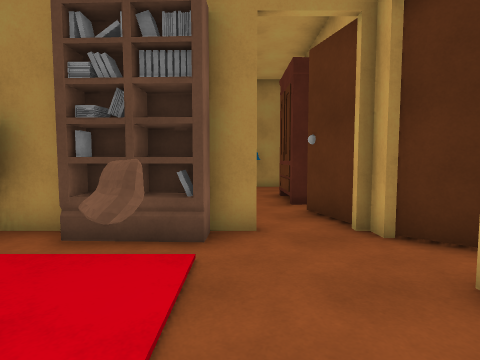
View 1 (above)

21 first-person views from a walk through a 3-D level made in the Unity game engine. The camera is 1.4 m above the floor, tilts 4° down and sees 80° across. The floor is counted in squares, 1 m on a side. Each view is taken from the middle of a square. On the plan, view 1 faces up. The plan holds only what a view shows up to about 14 squares ahead; the rest is blank. The place goes on beyond the plan. Some animated figures are left out. Door leaves are left out, so doorways stand open. Some surface patterns are stand-ins.

View 2
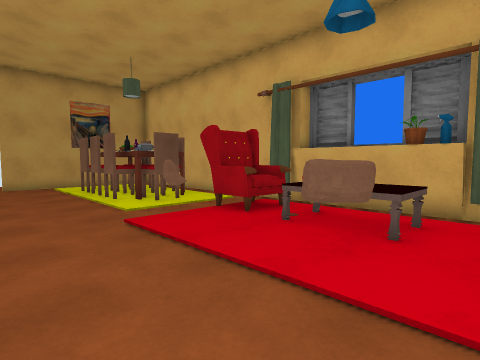

View 3
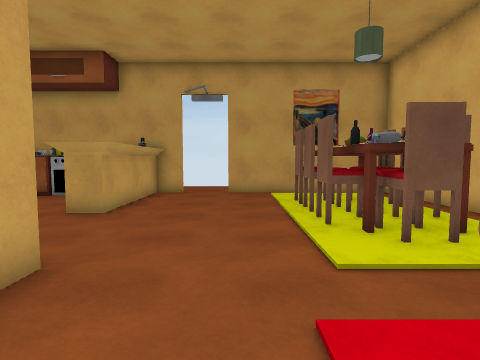

View 4
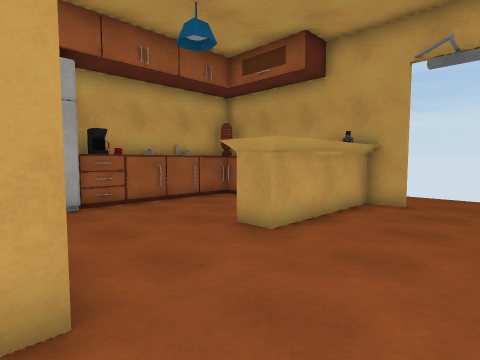

View 5
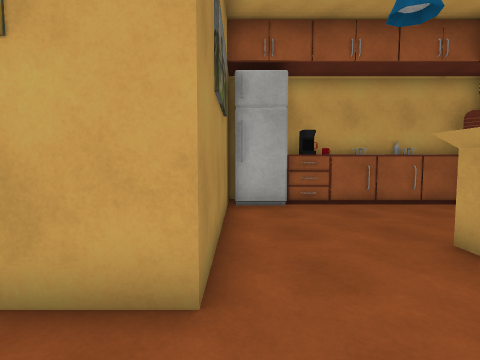

View 6
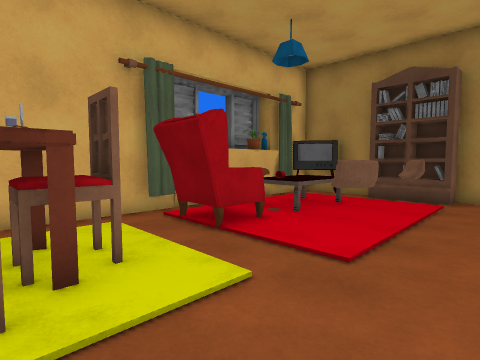

View 7
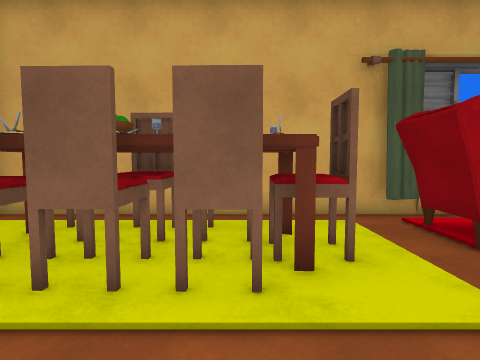

View 8
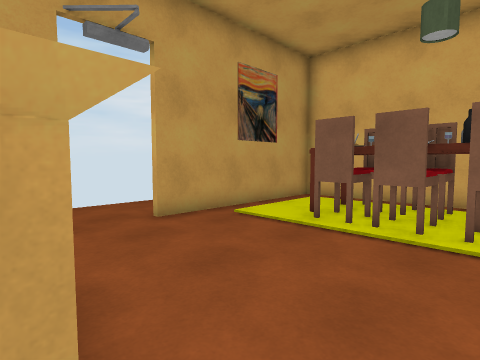

View 9
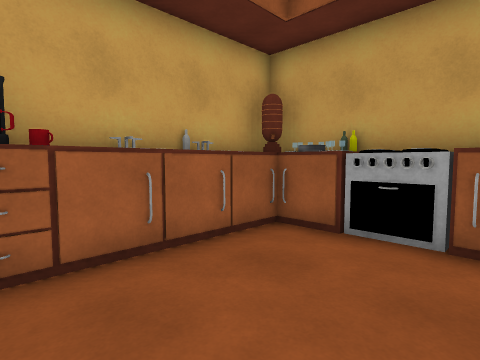

View 10
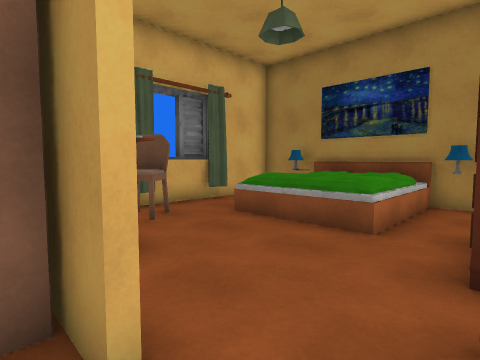

View 11
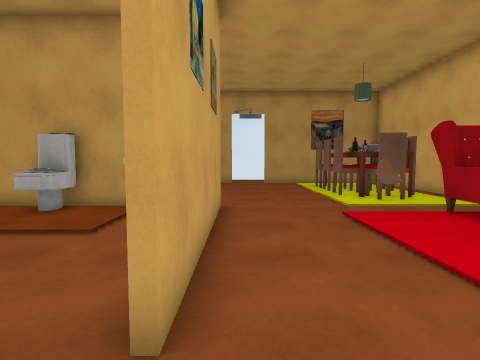

View 12
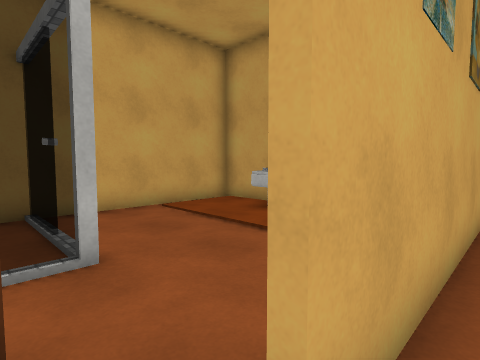

View 13
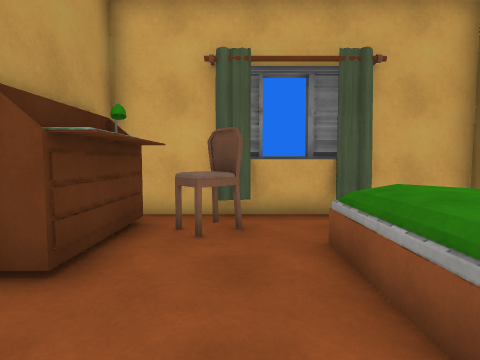

View 14
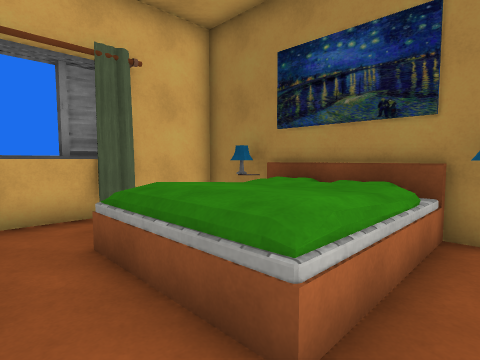

View 15
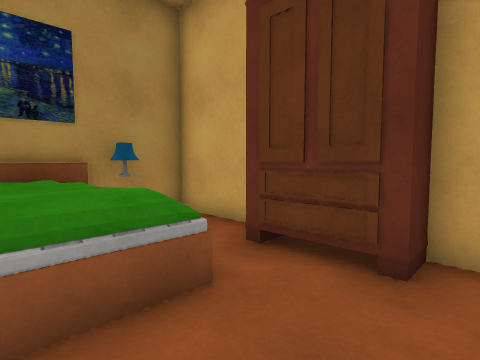

View 16
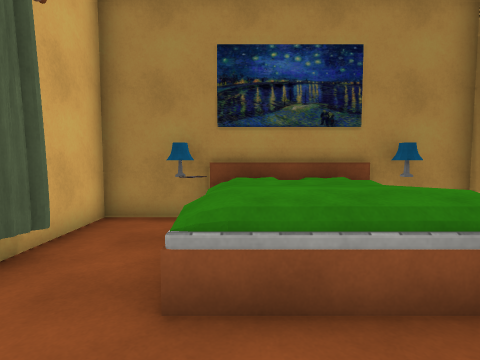

View 17
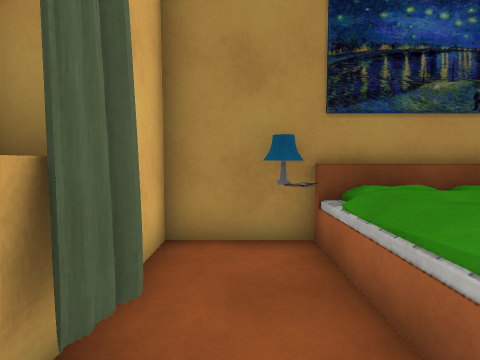

View 18
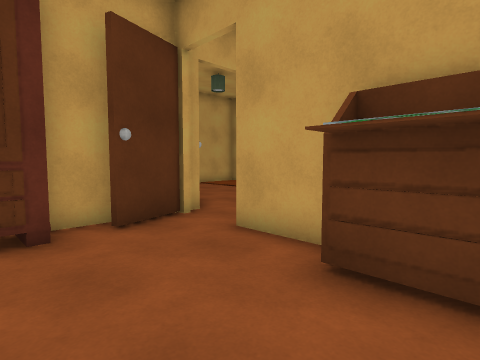

View 19
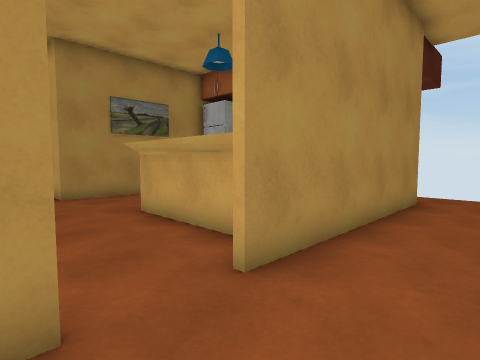

View 20
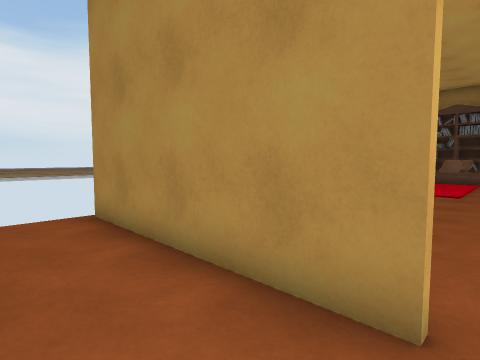

View 21
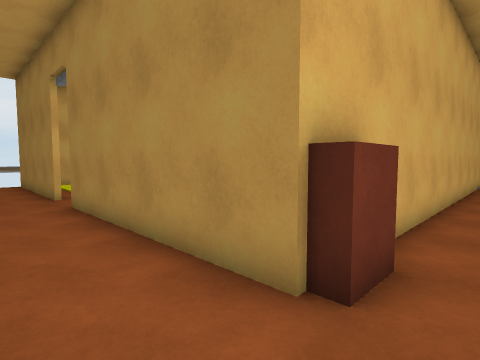

### Floor plan
Points are (right, up) in squares from view 1. A wall is a line through its corners. A room is listed if a view was taken in it or the views show most of it. See-through windows are left out.
Room 1 (views 1, 2, 3, 4, 5, 6, 7, 8, 9, 10, 11, 12, 19, 20, 21)
walls: (8, -3.6) (2.6, -3.6) (2.6, 3.1); (8.9, -7.5) (8.9, -6.4); (3.6, -11.5) (3.6, -7.5) (4.7, -7.5); (2.4, -12.4) (3.5, -12.4); (3.6, -12.6) (2.5, -12.6); (0.6, -12.6) (-6.5, -12.6); (8.9, -10.5) (8.9, -9.4); (4.3, 3.8) (2.8, 5.1); (-6, -1.7) (-5.8, -2.3); (-6.1, -1.7) (-5.8, -2.2); (10.9, -11) (10.9, -12.4) (10.5, -12.4); (2.6, 5) (2.6, 5.6); (-6.3, -1.3) (-6.3, -12.4) (0.5, -12.4); (0.4, 5.6) (-1.1, 5.6); (10.4, 3.1) (10.4, -4.6); (-6, 1.6) (-6, -2.1); (-5.8, 3) (-5.9, -1); (-4.3, 4.9) (-5.9, 3.9)
low walls: (-6.3, 1.5) (-6.3, 0.9)
ways out: opening at (1, 6) to room 2; open door at (1.5, -12.5); gap at (3, 3)
objects: other object (-5, -3) to (-3, -1); other object (-4, -10) to (-3, -10); other object (-4, -7) to (-3, -7); other object (-4, 0) to (-3, 3); other object (-3, -8); other object (-3, 5); other object (-2, -9); other object (-2, -8); other object (-2, -7) to (-2, -6); other object (-2, -5); other object (-2, 5) to (-1, 5); other object (-1, -1); other object (-1, 2) to (-1, 3); other object (4, -12); other object (5, -11); other object (6, -12) to (6, -11); other object (7, -12) to (7, -11); other object (9, -12) to (10, -11); other object (9, -9); other object (9, -8); other object (9, -7) to (10, -5); other object (9, -6); other object (9, -5) to (10, -4); other object (10, -9); other object (10, -8)
Room 2 (views 13, 14, 15, 16, 17, 18)
walls: (2.6, 12.4) (2.6, 14.9) (-0.6, 14.9); (-3.4, 14.9) (-6.3, 14.9) (-6.3, 6.5); (-5.7, 12) (-5.9, 11.7); (-5.7, 12.1) (-5.8, 11.6) (-5.7, 11.3); (-5.7, 11.7) (-5.8, 11.6); (-6, 11.9) (-6, 9); (-5.7, 9.3) (-5.8, 9) (-5.7, 8.6); (2.6, 7.5) (2.6, 9); (-7, 12.1) (-7, 9.2); (-1.8, 5.8) (0.4, 5.8); (-7.3, 11) (-7.3, 9.6); (2.5, 5.7) (1.8, 7.7)
ways out: opening at (1, 6) to room 1
objects: other object (-5, 6) to (-3, 7); other object (-5, 8) to (-4, 9); other object (-4, 6); other object (-4, 11) to (0, 14); other object (-4, 14); other object (-3, 15) to (-1, 15); other object (1, 14); other object (2, 11)

Positions as (right, up) in squares from view 1, and headings:
1: (0, 0), facing up
2: (2, 4), facing down-left
3: (0, 0), facing down
4: (0, -3), facing down-right
5: (0, -4), facing right
6: (1, -6), facing up-left
7: (1, -6), facing left
8: (4, -6), facing down-left
9: (5, -6), facing down-right
10: (2, 5), facing up-left
11: (2, 5), facing down
12: (2, 4), facing down-right
13: (1, 9), facing left
14: (1, 9), facing up-left
15: (-2, 8), facing up-right
16: (-3, 8), facing up
17: (-5, 10), facing up
18: (-4, 10), facing down-right
19: (0, -15), facing up-right
20: (1, -15), facing up-left
21: (12, -15), facing up-left
